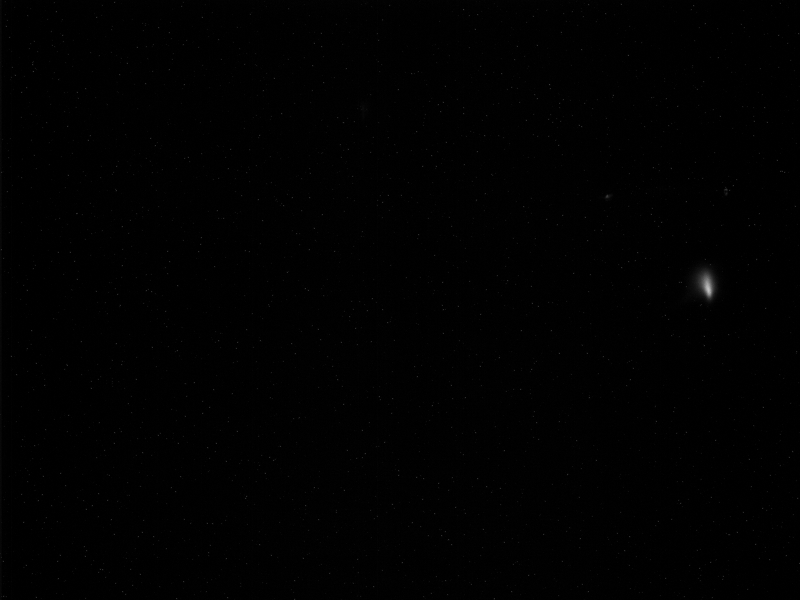
%> input picture test_img.bmp, 1600 x 1200 px (shown at 1/2 size)
$ octave batchSpot.m   (GNU Octave 9; MATLAB toolbox functions it lacks are replaced by stand-ins)
%> lines starting %> are read from the running program, lines starting %| are printed output that depends on the picture
### myColormap.m
function map = myColormap( scheme, ncolor, varargin )
%> called with scheme = 'chaojie', ncolor = 256

colormapLib = 'myColormap.mat';

opts = struct( 'inverse', false, 'beta', 0 );
validProperties = fieldnames( opts );

nArgs = length( varargin );
if mod( nArgs, 2 )
    error('myColormap needs propertyName/propertyValue pairs')
end

for pair = reshape( varargin, 2, [] )
   property = lower( pair{1} );
   if any( strcmp( property, validProperties ) )
       opts.(property) = pair{2};
   else
       error( '%s is not a recognized property name', property )
   end
end


if nargin == 0

    colormapInfo = whos( matfile( colormapLib ) );
    nColormap = length( colormapInfo );
    scale = linspace( 0, 1, 256 )';

    figure
    for iColormap = 1:nColormap

        %subplot( nColormap, 1, iColormap )
        subplot( ceil( nColormap/8 ), 8, iColormap )

        imagesc( flipud(scale) ); axis off;
        cmapName = colormapInfo(iColormap).name;
        load( colormapLib, cmapName );
        %cmap = eval( cmapName );
        cmap = myColormap( cmapName, 64 );
        colormap( cmap ); freezeColors;
        title( cmapName )

    end

else

    load( colormapLib, lower( scheme ) );
    baseMap = eval( scheme );

    idx1 = linspace( 1, ncolor, size( baseMap, 1 ) );
    idx2 = 1:ncolor;
    map = interp1( idx1, baseMap, idx2, 'pchip' );
    % eliminate occasional, small negative numbers and numbers greater than one
    % occurring at one end of the Edge colormap because of cubic interpolation
    map = min( map, 1 );
    map = max( map, 0 );
    map = brighten( map, opts.beta );
    if opts.inverse
        map = flipud( map );
    end

end

### filterImg.m
function [ imgFilt ] = filterImg( imgOrg, type, varargin )

options = struct( 'hsize', [3 3], ...
	'sigma', 0.5, ...
    'baseline', 0.0, ...
    'baselinetype', 'absolute' );
validProperties = fieldnames( options );

nArgs = length( varargin );
if mod( nArgs, 2 )
    error('getProfileWidth needs propertyName/propertyValue pairs')
end

for pair = reshape( varargin, 2, [] )
   property = lower( pair{1} );
   if any( strcmp( property, validProperties ) )
       options.(property) = pair{2};
   else
       error( '%s is not a recognized property name', property )
   end
end

switch lower(type)
    case 'median value'
        imgFilt = medfilt2( imgOrg, options.hsize );
    case 'smooth'
        win = fspecial( 'gaussian', options.hsize, options.sigma );
        imgFilt = filter2( win, imgOrg );
    case 'base substract'
        switch options.baselinetype
            case 'absolute'
                imgFilt = imgOrg - options.baseline;
            case 'relative'
                imgFilt = imgOrg - options.baseline * max(imgOrg(:));
            otherwise
                error( 'invalid baseline type' );
        end
        imgFilt( imgFilt < 0 ) = 0;
    otherwise
        error( 'Invalid image filter type.' )
end


end

### getCounts.m
function cnt = getCounts( img )

cnt = sum( img(:) );

end

### getSpotPosSize.m
function [ pos, width, posLower, posUpper ] = getSpotPosSize( img, xrange, yrange, type )

pos = zeros( 2, 1 );
width = zeros( 2, 1 );
posLower = zeros( 2, 1 );
posUpper = zeros( 2, 1 );

intx = sum( img, 1 );
intx = intx / max(intx);
inty = sum( img, 2 );
inty = inty / max(inty);

xx = linspace( xrange(1), xrange(2), size(img,2) );
yy = linspace( yrange(1), yrange(2), size(img,1) );

if strcmp( type, 'rms gaussian fitting' )
	[ pos(1), width(1), posLower(1), posUpper(1) ] = ...
	    getProfilePosWidth( xx, intx, 'type', 'rms gaussian fitting' );
	[ pos(2), width(2), posLower(2), posUpper(2) ] = ...
	    getProfilePosWidth( yy, inty, 'type', 'rms gaussian fitting' );
elseif strcmp( type, 'fwhm' )
	[ pos(1), width(1), posLower(1), posUpper(1) ] = ...
	    getProfilePosWidth( xx, intx, 'type', 'fwhm' );
	[ pos(2), width(2), posLower(2), posUpper(2) ] = ...
	    getProfilePosWidth( yy, inty, 'type', 'fwhm' );
end


end

### getProfilePosWidth.m
function [ xMean, width, x1, x2 ] = getProfilePosWidth( x, y, varargin )

options = struct( 'smoothspan', 1, ...
	'baseline', 0, ...
    'baselinetype', 'absolute', ...
	'type', 'rms', ...
    'peakposition', false );
validProperties = fieldnames( options );

nArgs = length( varargin );
if mod( nArgs, 2 )
    error('getProfileWidth needs propertyName/propertyValue pairs')
end

for pair = reshape( varargin, 2, [] )
   property = lower( pair{1} );
   if any( strcmp( property, validProperties ) )
       options.(property) = pair{2};
   else
       error( '%s is not a recognized property name', property )
   end
end

if isrow(x); x = x'; end
if isrow(y); y = y'; end
y = smooth( y, options.smoothspan );
switch options.baselinetype
    case 'absolute'
        y = y - options.baseline;
    case 'relative'
        y = y - max(y(:)) * options.baseline;
    otherwise
        error( 'invalid baseline type!' )
end
y( y<0 ) = 0.0;

w = y/sum(y);
xMean = sum(x.*w);

switch options.type
	case {'rms', 'rms gaussian fitting'}
		width = sqrt( sum( (x-xMean).^2.*w ) );
		x1 = xMean - width;
		x2 = xMean + width;
        if strcmp( options.type, 'rms gaussian fitting' )
            fo = fitoptions( 'Method', 'NonlinearLeastSquares', ...
                'StartPoint', [xMean width^2 max(y) 0], ...
                'Lower', [min(x) 0 0 0], ...
                'Upper', [max(x) (max(x)-min(x))^2 Inf Inf] );
            ft = fittype( 'a*exp(-0.5*(x-mu)^2/s2)+b', ...
                'coefficients', {'mu', 's2', 'a', 'b'}, 'options', fo );
            yfit = fit( x, y, ft );
            xMean = yfit.mu;
            width = sqrt( yfit.s2 );
        end

	case 'fwhm'
		yMax = max(y);
		idx1 = find( y > 0.5 * yMax, 1, 'first' );
		idx2 = find( y > 0.5 * yMax, 1, 'last' );
		x1 = interp1( y( idx1-1:idx1 ), x( idx1-1:idx1 ), 0.5 * yMax );
		x2 = interp1( y( idx2:idx2+1 ), x( idx2:idx2+1 ), 0.5 * yMax );
		width = abs( x2-x1 );

	otherwise
		error( 'invalid type includes rms and fwhm' );
end

if options.peakposition
    xMean = x(y == max(y));
end

end

### batchSpot.m
%% BATCH PROCESSING RAW DATA

% ========== BEGIN OF INPUT SECTION ==========

% crop region of the image and background. the values are in pixel
cropRect = [300 100 850 550]; % [y1 x1 y2 x2]
bgCropRect = [570 1 620 51]; % [y1 x1 y2 x2], set it [] if background substraction is not applied

% calibration values
% calibValue = [0.0786885 0.1162791/sqrt(2)]; % [mm]
calibValue = [1 1];

% the drifting length of beam
driftLength = 0.6; % [m]

% set filter span for smooth and median value filter
filterSpan = [3 3];

% set baseline level for background substraction, it should be between [0 1]
baseline = 0;

% switch for pseudocolor plot
IF_GEN_PSEUDOCOLOR_PLOT = true;
IF_SAVE_PSEUDOCOLOR_PLOT = false;

% set colormap
colormap( myColormap( 'chaojie', 256 ));

% set figure size of the generated pseudocolor images
figSize = [800 600]; % [W H]

% ========== END OF INPUT SECTION ==========

xrange = [0 cropRect(4)-cropRect(2)]*calibValue(1);
yrange = [0 cropRect(3)-cropRect(1)]*calibValue(2);
xgrid = (0:cropRect(4)-cropRect(2)) * calibValue(1);
ygrid = (0:cropRect(3)-cropRect(1)) * calibValue(2);

[ fileName, pathName ] = uigetfile( {'*.tif'; '*.bmp'; '*.*'}, 'select files', ...
        'multiselect', 'on' );
%> the answer given: test_img.bmp
if iscell( fileName )
    nFiles = length( fileName );
else
    nFiles = 1;
end

counts = zeros( nFiles, 1 );
pos = zeros( nFiles, 2 );
sigma = zeros( nFiles, 2 );
fwhm = zeros( nFiles, 2 );

for ii = 1:nFiles

    if iscell( fileName )
        openFullName = strcat( pathName, fileName{ii} );
    else
        openFullName = strcat( pathName, fileName );
    end
    imgOrg = double(imread( openFullName ));
%> imgOrg: size 1200x1600 double; min 0, max 199, mean 0.8; mean of the top-left, top-right, bottom-left and bottom-right quarters 0.7, 1, 0.8, 0.7
    img = imgOrg( cropRect(1):cropRect(3), cropRect(2):cropRect(4) );
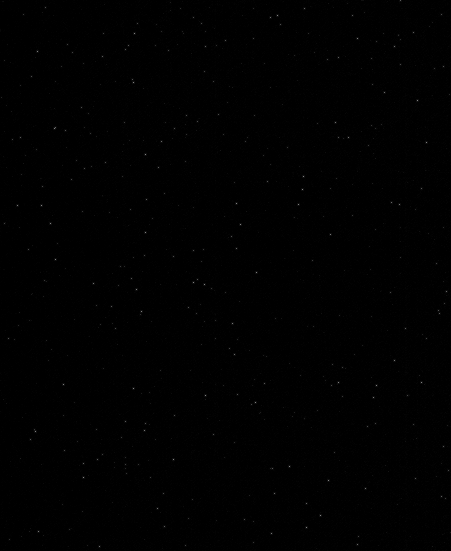
%> img: size 551x451 double; min 0, max 132, mean 0.6
    if ~isempty( bgCropRect )
        bg = imgOrg( bgCropRect(1):bgCropRect(3), bgCropRect(2):bgCropRect(4) );
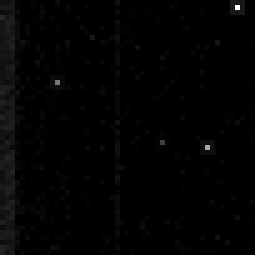
%> bg: size 51x51 double (shown 5 times larger); min 0, max 85, mean 0.9; drawn with min black and max white
        bg = mean( bg(:) );
%> bg = 0.91
        img = filterImg( img, 'base substract', 'baseline', bg );
%> the loop in filterImg, `for pair = reshape( varargin, 2, [] )` made 1 pass
%> (pair, property) on pass 1: ({'baseline', 0.91}, 'baseline')
%> after the loop in filterImg, `for pair = reshape( varargin, 2, [] )`: options = {hsize [3 3], sigma 0.5, baseline 0.91}
    end

    img = filterImg( img, 'median value', 'hsize', filterSpan );
%> the loop in filterImg (call 2), `for pair = reshape( varargin, 2, [] )` made 1 pass
    img = filterImg( img, 'smooth', 'hsize', filterSpan );
    img = filterImg( img, 'base substract', 'baselinetype', 'relative', 'baseline', baseline );

    counts(ii) = getCounts( img );
%> in getCounts, `cnt = sum( img(:) );`: cnt = 12707
    [pos_tmp, sigma_tmp, ~, ~] = getSpotPosSize( img, xrange, yrange, 'rms gaussian fitting' );
%> in getSpotPosSize, `intx = sum( img, 1 );`: intx = 451 values, max 117.4 at index 146, min 0.986 at index 60, mean 28.18
%> in getSpotPosSize, `intx = intx / max(intx);`: intx = 451 values, max 1 at index 146, min 0.0084 at index 60, mean 0.24
%> in getSpotPosSize, `inty = sum( img, 2 );`: inty = 551 values, max 113.7 at index 205, min 0.587 at index 242, mean 23.06
%> in getSpotPosSize, `inty = inty / max(inty);`: inty = 551 values, max 1 at index 205, min 0.00516 at index 242, mean 0.203
%> the loop in getProfilePosWidth, `for pair = reshape( varargin, 2, [] )` made 1 pass
%> (pair, property) on pass 1: ({'type', 'rms gaussian fitting'}, 'type')
%> after the loop in getProfilePosWidth, `for pair = reshape( varargin, 2, [] )`: options = {smoothspan 1, baseline 0, peakposition false}
%> in getProfilePosWidth, `y = y'`: y has the same summary as intx in getSpotPosSize
%> in getProfilePosWidth, `w = y/sum(y);`: w = 451 values, max 0.00924 at index 146, min 7.76e-05 at index 60, mean 0.00222
%> in getProfilePosWidth, `xMean = sum(x.*w);`: xMean = 242.8
%> in getProfilePosWidth, `width = sqrt( sum( (x-xMean).^2.*w ) );`: width = 127.7
%> in getProfilePosWidth, `x1 = xMean - width;`: x1 = 115.1
%> in getProfilePosWidth, `x2 = xMean + width;`: x2 = 370.6
%> the run ends on the next line
